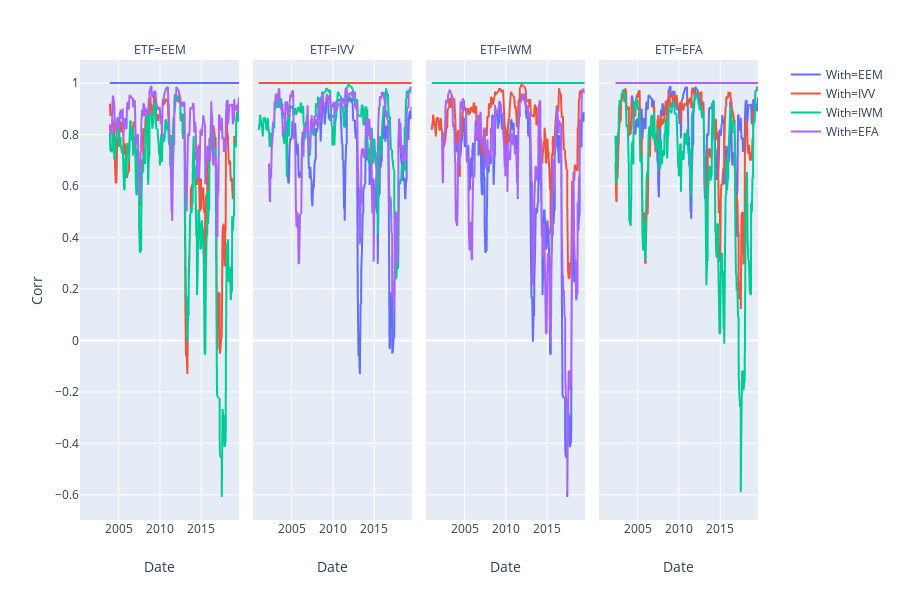

The cell this chart's notebook holds for it:
### Markdown cell above
Plotly express was inspired by ggplot and Seaborn. It is a wrapper around lower-level classes and methods. It works best if the data are in a long form DataFrame. 

See its [tutorial](https://plot.ly/python/plotly-express/) for details.

### Code cell
import plotly.express as px

RC2 = RCorr.reset_index().rename(columns={'level_1':'ETF'})
RC2 = pd.melt(RC2,id_vars=['Date','ETF'],var_name='With',value_name='Corr')

px.line(RC2,x='Date',y='Corr',color='With',facet_col='ETF')   # Remarkably elegant

### Figure 1 — Plotly figure (JSON) as saved in the notebook; plotly's stock layout.template omitted (floating-point values rounded to 4 significant figures; data arrays with more than 128 entries replaced by an {"elided": "..."} marker saying what was removed)
{"data": [{"hoverlabel": {"namelength": 0}, "hovertemplate": "With=EEM<br>ETF=EEM<br>Date=%{x}<br>Corr=%{y}", "legendgroup": "With=EEM", "line": {"color": "#636efa", "dash": "solid"}, "mode": "lines", "name": "With=EEM", "showlegend": true, "type": "scattergl", "x": {"elided": "312 str values"}, "xaxis": "x", "y": {"elided": "312 float values"}, "yaxis": "y"}, {"hoverlabel": {"namelength": 0}, "hovertemplate": "With=EEM<br>ETF=IVV<br>Date=%{x}<br>Corr=%{y}", "legendgroup": "With=EEM", "line": {"color": "#636efa", "dash": "solid"}, "mode": "lines", "name": "With=EEM", "showlegend": false, "type": "scattergl", "x": {"elided": "312 str values"}, "xaxis": "x2", "y": {"elided": "312 float values"}, "yaxis": "y2"}, {"hoverlabel": {"namelength": 0}, "hovertemplate": "With=EEM<br>ETF=IWM<br>Date=%{x}<br>Corr=%{y}", "legendgroup": "With=EEM", "line": {"color": "#636efa", "dash": "solid"}, "mode": "lines", "name": "With=EEM", "showlegend": false, "type": "scattergl", "x": {"elided": "312 str values"}, "xaxis": "x3", "y": {"elided": "312 float values"}, "yaxis": "y3"}, {"hoverlabel": {"namelength": 0}, "hovertemplate": "With=EEM<br>ETF=EFA<br>Date=%{x}<br>Corr=%{y}", "legendgroup": "With=EEM", "line": {"color": "#636efa", "dash": "solid"}, "mode": "lines", "name": "With=EEM", "showlegend": false, "type": "scattergl", "x": {"elided": "312 str values"}, "xaxis": "x4", "y": {"elided": "312 float values"}, "yaxis": "y4"}, {"hoverlabel": {"namelength": 0}, "hovertemplate": "With=IVV<br>ETF=EEM<br>Date=%{x}<br>Corr=%{y}", "legendgroup": "With=IVV", "line": {"color": "#EF553B", "dash": "solid"}, "mode": "lines", "name": "With=IVV", "showlegend": true, "type": "scattergl", "x": {"elided": "312 str values"}, "xaxis": "x", "y": {"elided": "312 float values"}, "yaxis": "y"}, {"hoverlabel": {"namelength": 0}, "hovertemplate": "With=IVV<br>ETF=IVV<br>Date=%{x}<br>Corr=%{y}", "legendgroup": "With=IVV", "line": {"color": "#EF553B", "dash": "solid"}, "mode": "lines", "name": "With=IVV", "showlegend": false, "type": "scattergl", "x": {"elided": "312 str values"}, "xaxis": "x2", "y": {"elided": "312 float values"}, "yaxis": "y2"}, {"hoverlabel": {"namelength": 0}, "hovertemplate": "With=IVV<br>ETF=IWM<br>Date=%{x}<br>Corr=%{y}", "legendgroup": "With=IVV", "line": {"color": "#EF553B", "dash": "solid"}, "mode": "lines", "name": "With=IVV", "showlegend": false, "type": "scattergl", "x": {"elided": "312 str values"}, "xaxis": "x3", "y": {"elided": "312 float values"}, "yaxis": "y3"}, {"hoverlabel": {"namelength": 0}, "hovertemplate": "With=IVV<br>ETF=EFA<br>Date=%{x}<br>Corr=%{y}", "legendgroup": "With=IVV", "line": {"color": "#EF553B", "dash": "solid"}, "mode": "lines", "name": "With=IVV", "showlegend": false, "type": "scattergl", "x": {"elided": "312 str values"}, "xaxis": "x4", "y": {"elided": "312 float values"}, "yaxis": "y4"}, {"hoverlabel": {"namelength": 0}, "hovertemplate": "With=IWM<br>ETF=EEM<br>Date=%{x}<br>Corr=%{y}", "legendgroup": "With=IWM", "line": {"color": "#00cc96", "dash": "solid"}, "mode": "lines", "name": "With=IWM", "showlegend": true, "type": "scattergl", "x": {"elided": "312 str values"}, "xaxis": "x", "y": {"elided": "312 float values"}, "yaxis": "y"}, {"hoverlabel": {"namelength": 0}, "hovertemplate": "With=IWM<br>ETF=IVV<br>Date=%{x}<br>Corr=%{y}", "legendgroup": "With=IWM", "line": {"color": "#00cc96", "dash": "solid"}, "mode": "lines", "name": "With=IWM", "showlegend": false, "type": "scattergl", "x": {"elided": "312 str values"}, "xaxis": "x2", "y": {"elided": "312 float values"}, "yaxis": "y2"}, {"hoverlabel": {"namelength": 0}, "hovertemplate": "With=IWM<br>ETF=IWM<br>Date=%{x}<br>Corr=%{y}", "legendgroup": "With=IWM", "line": {"color": "#00cc96", "dash": "solid"}, "mode": "lines", "name": "With=IWM", "showlegend": false, "type": "scattergl", "x": {"elided": "312 str values"}, "xaxis": "x3", "y": {"elided": "312 float values"}, "yaxis": "y3"}, {"hoverlabel": {"namelength": 0}, "hovertemplate": "With=IWM<br>ETF=EFA<br>Date=%{x}<br>Corr=%{y}", "legendgroup": "With=IWM", "line": {"color": "#00cc96", "dash": "solid"}, "mode": "lines", "name": "With=IWM", "showlegend": false, "type": "scattergl", "x": {"elided": "312 str values"}, "xaxis": "x4", "y": {"elided": "312 float values"}, "yaxis": "y4"}, {"hoverlabel": {"namelength": 0}, "hovertemplate": "With=EFA<br>ETF=EEM<br>Date=%{x}<br>Corr=%{y}", "legendgroup": "With=EFA", "line": {"color": "#ab63fa", "dash": "solid"}, "mode": "lines", "name": "With=EFA", "showlegend": true, "type": "scattergl", "x": {"elided": "312 str values"}, "xaxis": "x", "y": {"elided": "312 float values"}, "yaxis": "y"}, {"hoverlabel": {"namelength": 0}, "hovertemplate": "With=EFA<br>ETF=IVV<br>Date=%{x}<br>Corr=%{y}", "legendgroup": "With=EFA", "line": {"color": "#ab63fa", "dash": "solid"}, "mode": "lines", "name": "With=EFA", "showlegend": false, "type": "scattergl", "x": {"elided": "312 str values"}, "xaxis": "x2", "y": {"elided": "312 float values"}, "yaxis": "y2"}, {"hoverlabel": {"namelength": 0}, "hovertemplate": "With=EFA<br>ETF=IWM<br>Date=%{x}<br>Corr=%{y}", "legendgroup": "With=EFA", "line": {"color": "#ab63fa", "dash": "solid"}, "mode": "lines", "name": "With=EFA", "showlegend": false, "type": "scattergl", "x": {"elided": "312 str values"}, "xaxis": "x3", "y": {"elided": "312 float values"}, "yaxis": "y3"}, {"hoverlabel": {"namelength": 0}, "hovertemplate": "With=EFA<br>ETF=EFA<br>Date=%{x}<br>Corr=%{y}", "legendgroup": "With=EFA", "line": {"color": "#ab63fa", "dash": "solid"}, "mode": "lines", "name": "With=EFA", "showlegend": false, "type": "scattergl", "x": {"elided": "312 str values"}, "xaxis": "x4", "y": {"elided": "312 float values"}, "yaxis": "y4"}], "layout": {"annotations": [{"font": {}, "showarrow": false, "text": "ETF=EEM", "x": 0.115, "xanchor": "center", "xref": "paper", "y": 1, "yanchor": "bottom", "yref": "paper"}, {"font": {}, "showarrow": false, "text": "ETF=IVV", "x": 0.365, "xanchor": "center", "xref": "paper", "y": 1, "yanchor": "bottom", "yref": "paper"}, {"font": {}, "showarrow": false, "text": "ETF=IWM", "x": 0.615, "xanchor": "center", "xref": "paper", "y": 1, "yanchor": "bottom", "yref": "paper"}, {"font": {}, "showarrow": false, "text": "ETF=EFA", "x": 0.865, "xanchor": "center", "xref": "paper", "y": 1, "yanchor": "bottom", "yref": "paper"}], "height": 600, "legend": {"tracegroupgap": 0}, "margin": {"t": 60}, "xaxis": {"anchor": "y", "domain": [0, 0.23], "title": {"text": "Date"}}, "xaxis2": {"anchor": "y2", "domain": [0.25, 0.48], "matches": "x", "title": {"text": "Date"}}, "xaxis3": {"anchor": "y3", "domain": [0.5, 0.73], "matches": "x", "title": {"text": "Date"}}, "xaxis4": {"anchor": "y4", "domain": [0.75, 0.98], "matches": "x", "title": {"text": "Date"}}, "yaxis": {"anchor": "x", "domain": [0, 1], "title": {"text": "Corr"}}, "yaxis2": {"anchor": "x2", "domain": [0, 1], "matches": "y", "showticklabels": false}, "yaxis3": {"anchor": "x3", "domain": [0, 1], "matches": "y", "showticklabels": false}, "yaxis4": {"anchor": "x4", "domain": [0, 1], "matches": "y", "showticklabels": false}}}
